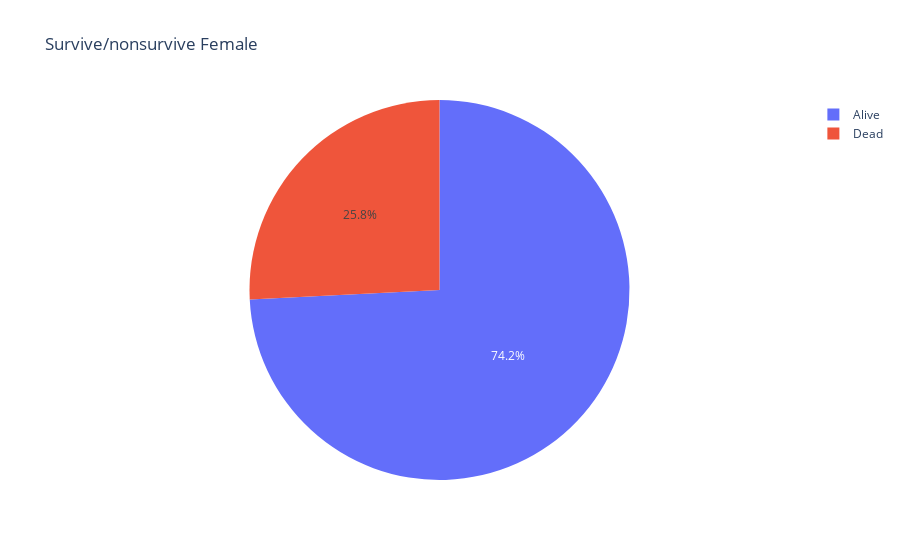

The cell this chart's notebook holds for it:
### Code cell
import plotly.graph_objects as go
labels = ["Alive","Dead"]
values = [len(survived_female),len(non_survived_female)]
fig = go.Figure(data=[go.Pie(labels=labels, values=values)])
fig.update_layout(
    title={
        'text': "Survive/nonsurvive Female"})
fig.show()

### Figure 1 — Plotly figure (JSON) as saved in the notebook; plotly's stock layout.template omitted (floating-point values rounded to 4 significant figures)
{"data": [{"labels": ["Alive", "Dead"], "type": "pie", "values": [233, 81]}], "layout": {"title": {"text": "Survive/nonsurvive Female"}}}
